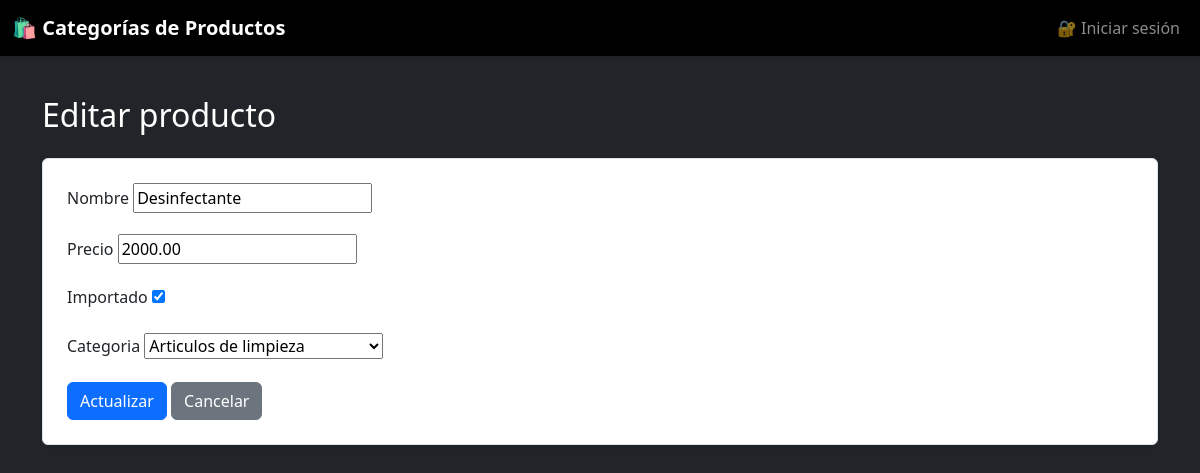
The page /editar/12/ on the database its author committed.
### control_productos/models.py (models this page shows, shortened)
class Producto(models.Model):
    nombre = models.CharField(max_length=100)
    precio = models.DecimalField(max_digits=10, decimal_places=2)
    importado = models.BooleanField(default=False)

### control_productos/views.py (the view)
# urls.py: path('editar/<int:pk>/', views.editar_producto, name='editar_producto'),
def editar_producto(request, pk):
    producto = get_object_or_404(Producto, pk=pk)
    if request.method == 'POST':
        form = ProductoForm(request.POST, instance=producto)
        if form.is_valid():
            producto_actualizado = form.save()
            return redirect('productos_por_categoria', categoria_id=producto_actualizado.categoria.id)
    else:
        form = ProductoForm(instance=producto)
    return render(request, 'control_productos/editar_producto.html', {'form': form})

### control_productos/forms.py
class ProductoForm(forms.ModelForm):
    class Meta:
        model = Producto
        fields = ['nombre', 'precio', 'importado', 'categoria']

### control_productos/models.py (called while the page is built)
    def __str__(self):
        return self.nombre

### control_productos/templates/control_productos/editar_producto.html (shortened to what this page needs)
{% extends 'control_productos/base.html' %}
{% block content %}
<h2 class="mb-4">Editar producto</h2>
<form method="post" class="border p-4 bg-white shadow-sm rounded">
    {% for field in form %}
        <div class="mb-3">
            <label for="{{ field.id_for_label }}" class="form-label text-dark">
                {{ field.label }}
            </label>
            {{ field }}
        </div>
    {% endfor %}
    <button type="submit" class="btn btn-primary">Actualizar</button>
    <a href="{% url 'inicio' %}" class="btn btn-secondary">Cancelar</a>
</form>
{% endblock %}

### control_productos/templates/control_productos/base.html (style rules this page uses)
body { background-color: #121212; color: #ffffff; }
.btn, .form-control { transition: all 0.2s ease-in-out; }

### rows shown on the page
Producto: form "Desinfectante" "2000.00" "☑" "Articulos de limpieza"

### other values the page prints
{{ field.label }} "Nombre" "Precio" "Importado" "Categoria"
